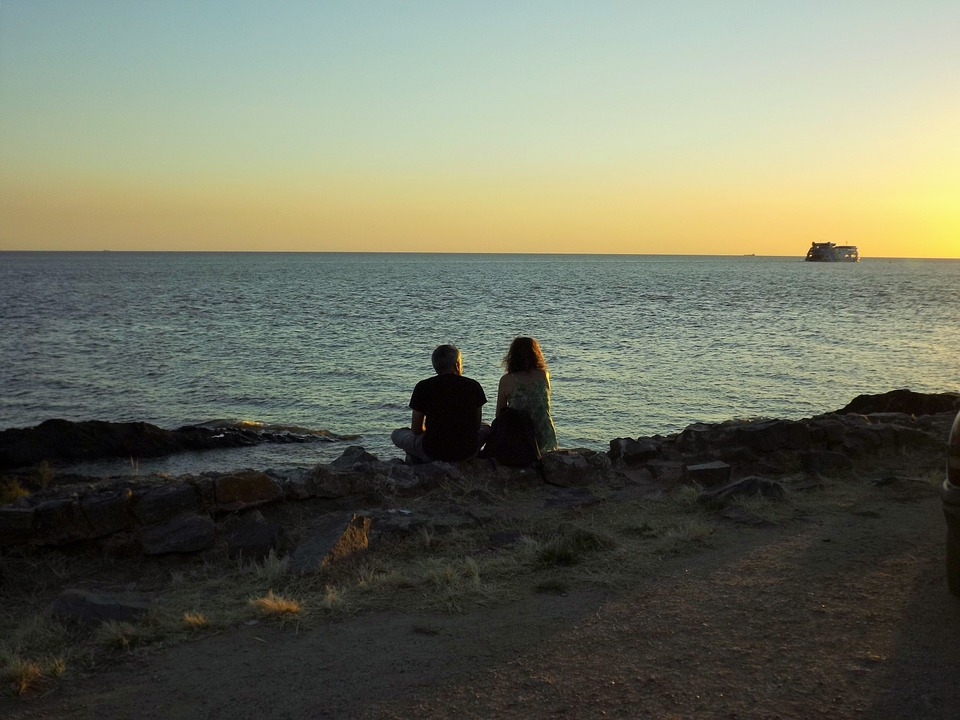
%> input picture testImg/testImg9.jpg, 960 x 720 px
$ octave show_histogram.m   (GNU Octave 9; MATLAB toolbox functions it lacks are replaced by stand-ins)
%> lines starting %> are read from the running program, lines starting %| are printed output that depends on the picture
img = imread('./testImg/testImg9.jpg');
%> img is the input picture: size 720x960x3 uint8; mean R, G, B 109.9, 113.1, 96.5
[M,N] = size(img);
%> M = 720; N = 2880
imgYIQ = rgb2ntsc(img);
%> imgYIQ: size 720x960x3 double; mean of channels 1, 2, 3 0.432, 0.0135, -0.023
[a,b] = imhist(imgYIQ(:,:,1));
%> a = 256 values, max 10724 at index 42, min 0 at index 240, mean 2700; b = 256 values from 0 to 1
a = a/(M*N);
%> a = 256 values, max 0.00517 at index 42, min 0 at index 240, mean 0.0013
figure(1);
plot(a);
title('original image');
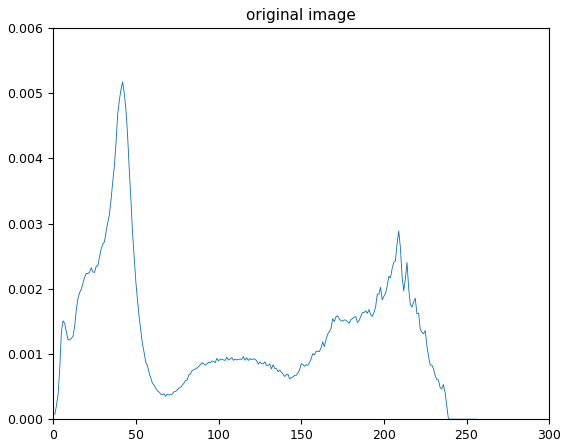
%> figure redrawn from the program's plot data; curve peaks at x = 42, y = 0.00517

img = imread('./testImg/testImg9_result.jpg');
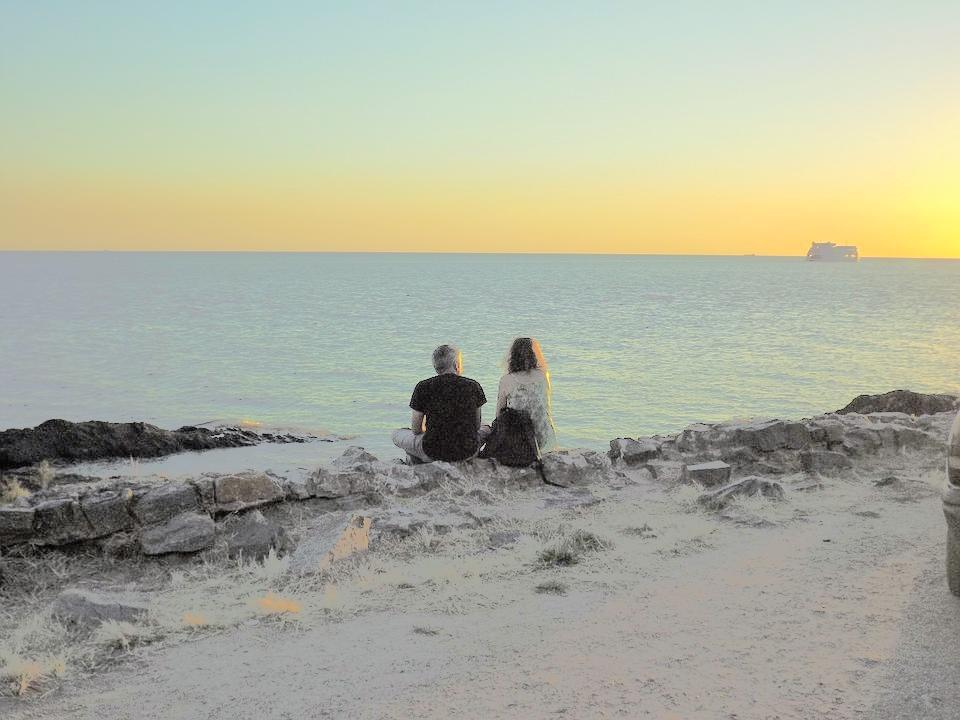
%> input picture testImg/testImg9_result.jpg, 960 x 720 px
%> img is the input picture: size 720x960x3 uint8; mean R, G, B 172.7, 175.8, 159.3
[M,N] = size(img);
imgYIQ = rgb2ntsc(img);
%> imgYIQ: size 720x960x3 double; mean of channels 1, 2, 3 0.678, 0.0134, -0.0228
[a,b] = imhist(imgYIQ(:,:,1));
%> a = 256 values, max 15478 at index 168, min 0 at index 246, mean 2700
a = a/(M*N);
%> a = 256 values, max 0.00746 at index 168, min 0 at index 246, mean 0.0013
figure(2);
plot(a);
title('our method');
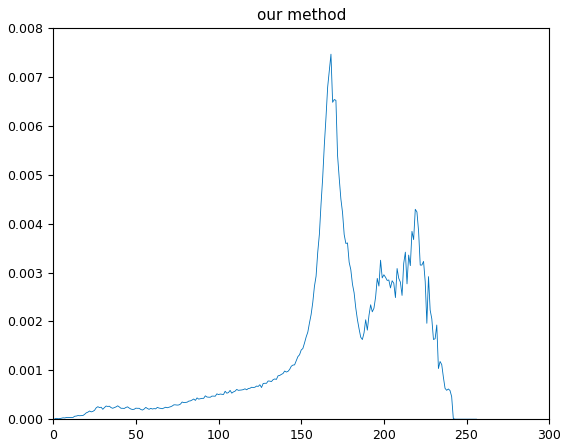
%> figure redrawn from the program's plot data; curve peaks at x = 168, y = 0.00746

img = imread('./testImg/testImg9_histeq.tif');
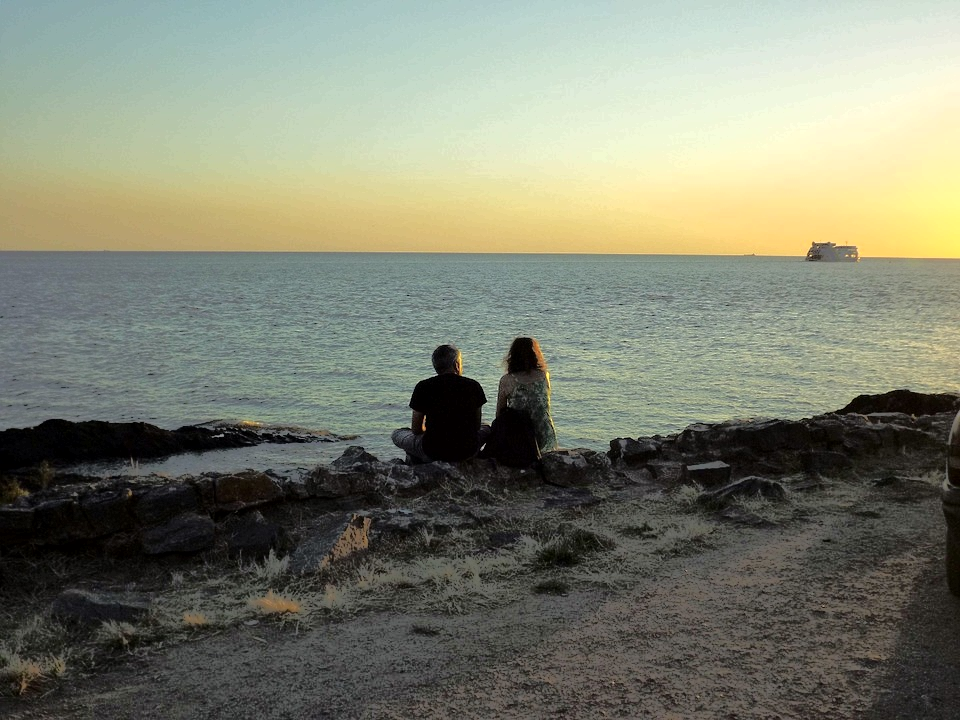
%> input picture testImg/testImg9_histeq.tif, 960 x 720 px
%> img is the input picture: size 720x960x3 uint8; mean R, G, B 126.6, 129.9, 113.5
[M,N] = size(img);
imgYIQ = rgb2ntsc(img);
%> imgYIQ: size 720x960x3 double; mean of channels 1, 2, 3 0.498, 0.0132, -0.0228
[a,b] = imhist(imgYIQ(:,:,1));
%> a = 256 values, max 16966 at index 86, min 0 at index 11, mean 2700
a = a/(M*N);
%> a = 256 values, max 0.00818 at index 86, min 0 at index 11, mean 0.0013
figure(3);
plot(a);
title('histogram equalization');
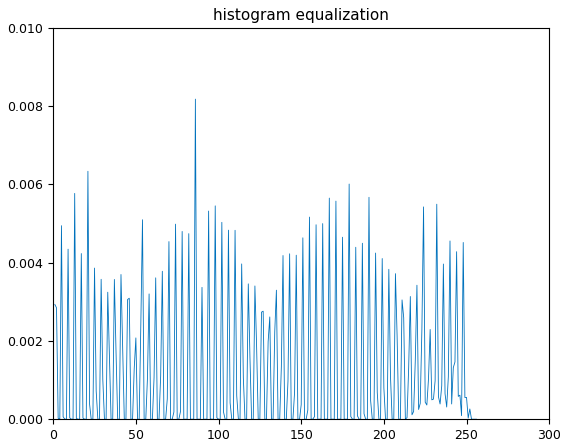
%> figure redrawn from the program's plot data; curve peaks at x = 86, y = 0.00818
